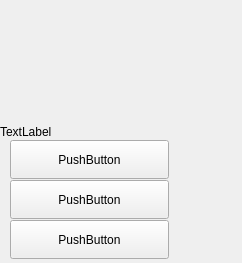
<?xml version="1.0" encoding="UTF-8"?>
<ui version="4.0">
 <class>BossWidget</class>
 <widget class="QWidget" name="BossWidget">
  <property name="geometry">
   <rect>
    <x>0</x>
    <y>0</y>
    <width>242</width>
    <height>263</height>
   </rect>
  </property>
  <property name="windowTitle">
   <string>Form</string>
  </property>
  <widget class="QLabel" name="bossImageLabel">
   <property name="geometry">
    <rect>
     <x>0</x>
     <y>0</y>
     <width>242</width>
     <height>263</height>
    </rect>
   </property>
   <property name="minimumSize">
    <size>
     <width>242</width>
     <height>263</height>
    </size>
   </property>
   <property name="text">
    <string>TextLabel</string>
   </property>
  </widget>
  <widget class="QPushButton" name="difficultButton1">
   <property name="geometry">
    <rect>
     <x>10</x>
     <y>140</y>
     <width>159</width>
     <height>39</height>
    </rect>
   </property>
   <property name="text">
    <string>PushButton</string>
   </property>
  </widget>
  <widget class="QPushButton" name="difficultButton2">
   <property name="geometry">
    <rect>
     <x>10</x>
     <y>180</y>
     <width>159</width>
     <height>39</height>
    </rect>
   </property>
   <property name="text">
    <string>PushButton</string>
   </property>
  </widget>
  <widget class="QPushButton" name="difficultButton3">
   <property name="geometry">
    <rect>
     <x>10</x>
     <y>220</y>
     <width>159</width>
     <height>39</height>
    </rect>
   </property>
   <property name="text">
    <string>PushButton</string>
   </property>
  </widget>
 </widget>
 <resources/>
 <connections/>
</ui>
